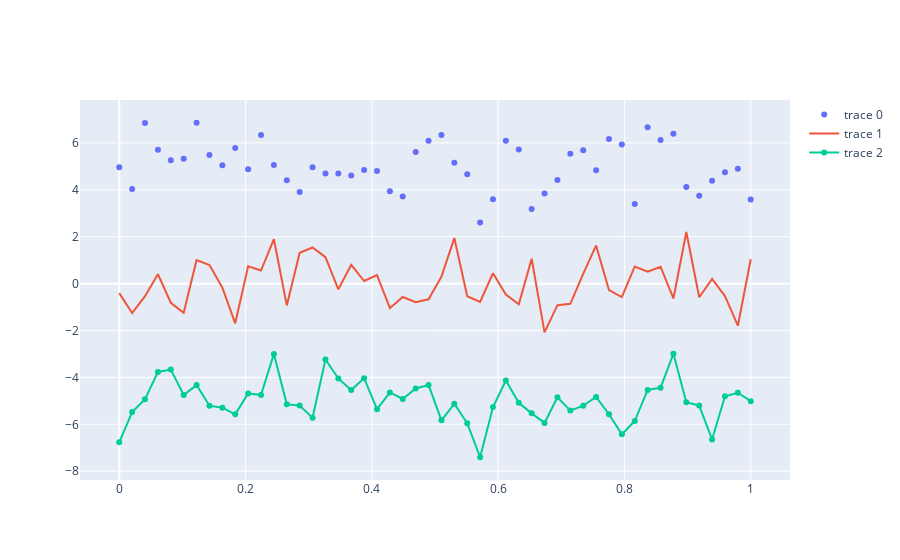

Notebook code for this chart:
### Markdown cell above
#### Generate the plot
Plotly is smart enough to create a legend automatically, though it has assigned some default names for the traces.

### Code cell
offline.iplot(data)
